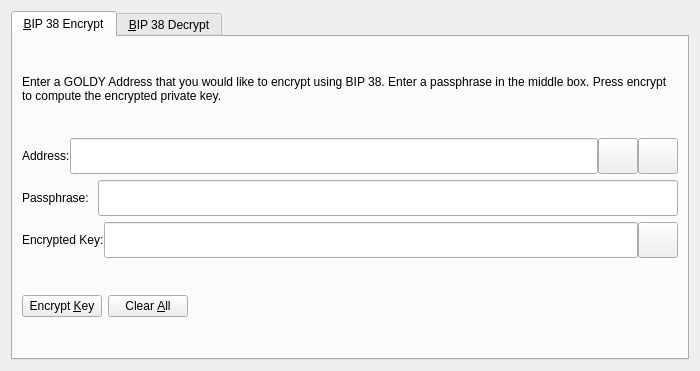
<?xml version="1.0" encoding="UTF-8"?>
<ui version="4.0">
 <class>Bip38ToolDialog</class>
 <widget class="QDialog" name="Bip38ToolDialog">
  <property name="geometry">
   <rect>
    <x>0</x>
    <y>0</y>
    <width>700</width>
    <height>371</height>
   </rect>
  </property>
  <property name="windowTitle">
   <string>BIP 38 Tool</string>
  </property>
  <property name="modal">
   <bool>true</bool>
  </property>
  <layout class="QVBoxLayout" name="verticalLayout">
   <item>
    <widget class="QTabWidget" name="tabWidget">
     <property name="currentIndex">
      <number>0</number>
     </property>
     <widget class="QWidget" name="tabBip38Encrypt">
      <attribute name="title">
       <string>&amp;BIP 38 Encrypt</string>
      </attribute>
      <layout class="QVBoxLayout" name="verticalLayout_SM">
       <item>
        <widget class="QLabel" name="infoLabel_ENC">
         <property name="text">
          <string>Enter a GOLDY Address that you would like to encrypt using BIP 38. Enter a passphrase in the middle box. Press encrypt to compute the encrypted private key.</string>
         </property>
         <property name="textFormat">
          <enum>Qt::PlainText</enum>
         </property>
         <property name="wordWrap">
          <bool>true</bool>
         </property>
        </widget>
       </item>
       <item>
        <layout class="QHBoxLayout" name="horizontalLayout_1_ENC">
         <property name="spacing">
          <number>0</number>
         </property>
         <item>
          <widget class="QLabel" name="label_5">
           <property name="text">
            <string>Address:</string>
           </property>
          </widget>
         </item>
         <item>
          <widget class="QValidatedLineEdit" name="addressIn_ENC">
           <property name="minimumSize">
            <size>
             <width>0</width>
             <height>36</height>
            </size>
           </property>
           <property name="maximumSize">
            <size>
             <width>16777215</width>
             <height>36</height>
            </size>
           </property>
           <property name="toolTip">
            <string>The GOLDY COIN address to sign the message with</string>
           </property>
          </widget>
         </item>
         <item>
          <widget class="QPushButton" name="addressBookButton_ENC">
           <property name="minimumSize">
            <size>
             <width>36</width>
             <height>36</height>
            </size>
           </property>
           <property name="toolTip">
            <string>Choose previously used address</string>
           </property>
           <property name="text">
            <string/>
           </property>
           <property name="icon">
            <iconset>
             <normaloff>:/icons/address-book</normaloff>:/icons/address-book</iconset>
           </property>
           <property name="iconSize">
            <size>
             <width>36</width>
             <height>36</height>
            </size>
           </property>
           <property name="shortcut">
            <string>Alt+A</string>
           </property>
           <property name="autoDefault">
            <bool>false</bool>
           </property>
          </widget>
         </item>
         <item>
          <widget class="QPushButton" name="pasteButton_ENC">
           <property name="minimumSize">
            <size>
             <width>36</width>
             <height>36</height>
            </size>
           </property>
           <property name="toolTip">
            <string>Paste address from clipboard</string>
           </property>
           <property name="text">
            <string/>
           </property>
           <property name="icon">
            <iconset>
             <normaloff>:/icons/editpaste</normaloff>:/icons/editpaste</iconset>
           </property>
           <property name="iconSize">
            <size>
             <width>36</width>
             <height>36</height>
            </size>
           </property>
           <property name="shortcut">
            <string>Alt+P</string>
           </property>
           <property name="autoDefault">
            <bool>false</bool>
           </property>
          </widget>
         </item>
        </layout>
       </item>
       <item>
        <layout class="QHBoxLayout" name="horizontalLayout_5">
         <item>
          <widget class="QLabel" name="label_6">
           <property name="text">
            <string>Passphrase: </string>
           </property>
          </widget>
         </item>
         <item>
          <widget class="QLineEdit" name="passphraseIn_ENC">
           <property name="minimumSize">
            <size>
             <width>0</width>
             <height>36</height>
            </size>
           </property>
           <property name="maximumSize">
            <size>
             <width>16777215</width>
             <height>36</height>
            </size>
           </property>
           <property name="echoMode">
            <enum>QLineEdit::Password</enum>
           </property>
          </widget>
         </item>
        </layout>
       </item>
       <item>
        <layout class="QHBoxLayout" name="horizontalLayout_2_ENC">
         <property name="spacing">
          <number>0</number>
         </property>
         <item>
          <widget class="QLabel" name="encryptedKeyLabel_ENC">
           <property name="text">
            <string>Encrypted Key:</string>
           </property>
           <property name="textFormat">
            <enum>Qt::PlainText</enum>
           </property>
          </widget>
         </item>
         <item>
          <widget class="QLineEdit" name="encryptedKeyOut_ENC">
           <property name="minimumSize">
            <size>
             <width>0</width>
             <height>36</height>
            </size>
           </property>
           <property name="maximumSize">
            <size>
             <width>16777215</width>
             <height>36</height>
            </size>
           </property>
           <property name="font">
            <font>
             <italic>true</italic>
            </font>
           </property>
           <property name="readOnly">
            <bool>true</bool>
           </property>
          </widget>
         </item>
         <item>
          <widget class="QPushButton" name="copyKeyButton_ENC">
           <property name="minimumSize">
            <size>
             <width>36</width>
             <height>36</height>
            </size>
           </property>
           <property name="maximumSize">
            <size>
             <width>16777215</width>
             <height>16777215</height>
            </size>
           </property>
           <property name="toolTip">
            <string>Copy the current signature to the system clipboard</string>
           </property>
           <property name="text">
            <string/>
           </property>
           <property name="icon">
            <iconset resource="../goldy.qrc">
             <normaloff>:/icons/editcopy</normaloff>:/icons/editcopy</iconset>
           </property>
           <property name="iconSize">
            <size>
             <width>36</width>
             <height>36</height>
            </size>
           </property>
           <property name="autoDefault">
            <bool>false</bool>
           </property>
          </widget>
         </item>
        </layout>
       </item>
       <item>
        <layout class="QHBoxLayout" name="horizontalLayout_3_ENC">
         <item>
          <widget class="QPushButton" name="encryptKeyButton_ENC">
           <property name="toolTip">
            <string>Sign the message to prove you own this GOLDY COIN address</string>
           </property>
           <property name="text">
            <string>Encrypt &amp;Key</string>
           </property>
           <property name="autoDefault">
            <bool>false</bool>
           </property>
          </widget>
         </item>
         <item>
          <widget class="QPushButton" name="clearButton_ENC">
           <property name="toolTip">
            <string>Reset all sign message fields</string>
           </property>
           <property name="text">
            <string>Clear &amp;All</string>
           </property>
           <property name="autoDefault">
            <bool>false</bool>
           </property>
          </widget>
         </item>
         <item>
          <spacer name="horizontalSpacer_1_ENC">
           <property name="orientation">
            <enum>Qt::Horizontal</enum>
           </property>
           <property name="sizeHint" stdset="0">
            <size>
             <width>40</width>
             <height>48</height>
            </size>
           </property>
          </spacer>
         </item>
         <item>
          <widget class="QLabel" name="statusLabel_ENC">
           <property name="font">
            <font>
             <weight>75</weight>
             <bold>true</bold>
            </font>
           </property>
           <property name="text">
            <string/>
           </property>
           <property name="wordWrap">
            <bool>true</bool>
           </property>
          </widget>
         </item>
         <item>
          <spacer name="horizontalSpacer_2_ENC">
           <property name="orientation">
            <enum>Qt::Horizontal</enum>
           </property>
           <property name="sizeHint" stdset="0">
            <size>
             <width>40</width>
             <height>48</height>
            </size>
           </property>
          </spacer>
         </item>
        </layout>
       </item>
      </layout>
     </widget>
     <widget class="QWidget" name="tabBip38Decrypt">
      <attribute name="title">
       <string>&amp;BIP 38 Decrypt</string>
      </attribute>
      <layout class="QVBoxLayout" name="verticalLayout_VM">
       <item>
        <widget class="QLabel" name="infoLabel_DEC">
         <property name="text">
          <string>Enter the BIP 38 encrypted private key. Enter the passphrase in the middle box. Click Decrypt Key to compute the private key. After the key is decrypted, clicking 'Import Address' will add this private key to the wallet.</string>
         </property>
         <property name="textFormat">
          <enum>Qt::PlainText</enum>
         </property>
         <property name="alignment">
          <set>Qt::AlignLeading|Qt::AlignLeft|Qt::AlignTop</set>
         </property>
         <property name="wordWrap">
          <bool>true</bool>
         </property>
        </widget>
       </item>
       <item>
        <layout class="QHBoxLayout" name="horizontalLayout_3">
         <item>
          <widget class="QLabel" name="label_2">
           <property name="text">
            <string>Encrypted Key:</string>
           </property>
          </widget>
         </item>
         <item>
          <widget class="QValidatedLineEdit" name="encryptedKeyIn_DEC">
           <property name="minimumSize">
            <size>
             <width>36</width>
             <height>36</height>
            </size>
           </property>
           <property name="toolTip">
            <string>The GOLDY COIN address the message was signed with</string>
           </property>
          </widget>
         </item>
        </layout>
       </item>
       <item>
        <layout class="QHBoxLayout" name="horizontalLayout">
         <item>
          <widget class="QLabel" name="label">
           <property name="text">
            <string>Passphrase: </string>
           </property>
          </widget>
         </item>
         <item>
          <widget class="QLineEdit" name="passphraseIn_DEC">
           <property name="minimumSize">
            <size>
             <width>36</width>
             <height>36</height>
            </size>
           </property>
           <property name="echoMode">
            <enum>QLineEdit::Password</enum>
           </property>
          </widget>
         </item>
        </layout>
       </item>
       <item>
        <layout class="QHBoxLayout" name="horizontalLayout_2_DEC">
         <item>
          <widget class="QPushButton" name="decryptKeyButton_DEC">
           <property name="toolTip">
            <string>Verify the message to ensure it was signed with the specified GOLDY COIN address</string>
           </property>
           <property name="text">
            <string>Decrypt &amp;Key</string>
           </property>
           <property name="autoDefault">
            <bool>false</bool>
           </property>
          </widget>
         </item>
         <item>
          <widget class="QPushButton" name="clearButton_DEC">
           <property name="toolTip">
            <string>Reset all verify message fields</string>
           </property>
           <property name="text">
            <string>Clear &amp;All</string>
           </property>
           <property name="autoDefault">
            <bool>false</bool>
           </property>
          </widget>
         </item>
         <item>
          <spacer name="horizontalSpacer_1_DEC">
           <property name="orientation">
            <enum>Qt::Horizontal</enum>
           </property>
           <property name="sizeHint" stdset="0">
            <size>
             <width>40</width>
             <height>48</height>
            </size>
           </property>
          </spacer>
         </item>
         <item>
          <widget class="QLabel" name="statusLabel_DEC">
           <property name="font">
            <font>
             <weight>75</weight>
             <bold>true</bold>
            </font>
           </property>
           <property name="text">
            <string/>
           </property>
           <property name="wordWrap">
            <bool>true</bool>
           </property>
          </widget>
         </item>
         <item>
          <spacer name="horizontalSpacer_2_DEC">
           <property name="orientation">
            <enum>Qt::Horizontal</enum>
           </property>
           <property name="sizeHint" stdset="0">
            <size>
             <width>40</width>
             <height>48</height>
            </size>
           </property>
          </spacer>
         </item>
        </layout>
       </item>
       <item>
        <layout class="QHBoxLayout" name="horizontalLayout_2">
         <item>
          <widget class="QLabel" name="label_3">
           <property name="text">
            <string>Decrypted Key:</string>
           </property>
          </widget>
         </item>
         <item>
          <widget class="QValidatedLineEdit" name="decryptedKeyOut_DEC">
           <property name="minimumSize">
            <size>
             <width>36</width>
             <height>36</height>
            </size>
           </property>
          </widget>
         </item>
        </layout>
       </item>
       <item>
        <layout class="QHBoxLayout" name="horizontalLayout_4">
         <item>
          <widget class="QPushButton" name="importAddressButton_DEC">
           <property name="text">
            <string>Import Address</string>
           </property>
          </widget>
         </item>
         <item>
          <widget class="QLabel" name="label_4">
           <property name="text">
            <string>Address:</string>
           </property>
          </widget>
         </item>
         <item>
          <widget class="QLineEdit" name="addressOut_DEC">
           <property name="minimumSize">
            <size>
             <width>36</width>
             <height>36</height>
            </size>
           </property>
          </widget>
         </item>
        </layout>
       </item>
      </layout>
     </widget>
    </widget>
   </item>
  </layout>
 </widget>
 <customwidgets>
  <customwidget>
   <class>QValidatedLineEdit</class>
   <extends>QLineEdit</extends>
   <header>qvalidatedlineedit.h</header>
  </customwidget>
 </customwidgets>
 <resources>
  <include location="../goldy.qrc"/>
 </resources>
 <connections/>
</ui>
